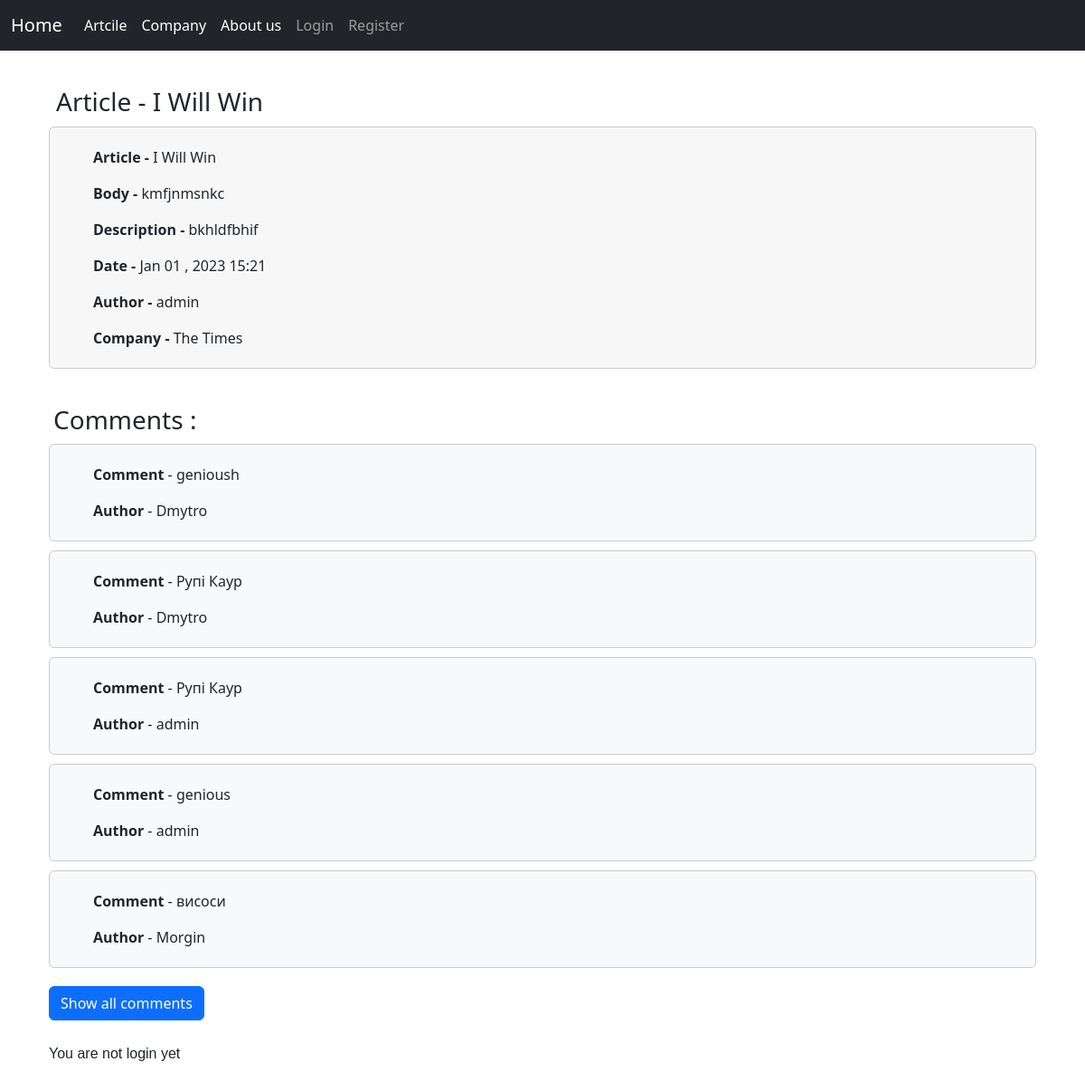
Screenshot of /DetailArticle/11/999/ with the database file from the repository.
### newspaper_app/models.py (models this page shows, shortened)
class Article(models.Model):
    title = models.CharField(max_length=120)
    body = models.TextField()
    description = models.CharField(max_length=300)
    author = models.ForeignKey(get_user_model() , on_delete=models.CASCADE)
    company = models.ForeignKey(Company , on_delete=models.CASCADE)
    date = models.DateTimeField(auto_now_add=True)
    def __str__(self):
        return self.title

class Company(models.Model):
    name = models.CharField(max_length=120)
    description = models.TextField()
    date = models.DateTimeField(auto_now_add=True)
    author = models.ForeignKey(get_user_model() , on_delete=models.CASCADE , null=True)
    def __str__(self):
        return self.name

class Coment(models.Model):
    article = models.ForeignKey(Article , on_delete=models.CASCADE)
    author = models.ForeignKey(get_user_model() , on_delete=models.CASCADE)
    comment = models.CharField(max_length=400 , null=True)
    date = models.DateTimeField(auto_now_add=True ,  null=True)
    def __str__(self):
        return self.comment

### user_app/models.py (models this page shows)
class PersonalCustomUser(AbstractUser):
    age = models.PositiveBigIntegerField(blank=True , null=True)
    email  = models.EmailField(blank=True , null=True)

### newspaper_app/views.py (the view)
# urls.py: path('DetailArticle/<int:pk>/<int:id>/' , views.newspaper_detail_view , name = 'detail_newspaper'),
def newspaper_detail_view(request, pk , id=999):
    a = models.Article.objects.get(id=pk)
    ccc = models.Coment.objects.filter(article = a)
    if len(ccc) > 5:
        g = 1
    else:
        g = 2
    if request.method == 'GET':
        cc = models.Coment.objects.filter(article=a).order_by('-date')
        cc = cc[0:5]
        p = 1
        if p == 1:
            print('HI')
    else:
        p = 0
        cc = models.Coment.objects.filter(article=a).order_by('-date')
    if id != 999:
        u = PersonalCustomUser.objects.get(id=id)
        a = models.Article.objects.get(id=pk)
        c = models.Coment.objects.filter(author=u , article=a)
        if len(c) >= 2:
            t = 1
            context = {'article' : a , 't' : t , 'com' : cc, 'u' : u , 'g' : g , 'p' : p}
        else:
            if request.method != 'POST':
                form = forms.ComentForm()
            else:
                form = forms.ComentForm(data = request.POST)
                if form.is_valid():
                    new_comment = form.save(commit=False)
                    new_comment.article = a
                    new_comment.author = u
                    new_comment.save()
                    return redirect('detail_newspaper' ,pk , id)
            context = {'article' : a , 'form' : form , 'com' : cc , 'u' : u , 'come' : ccc , 'g' : g , 'p' : p }
        return render(request , 'detail_newspaper.html' , context)
    else:
        t = 2
        if t == 2:
            print('ssss')
        a = models.Article.objects.get(id=pk)
        context = {'article' : a , 't' : t , 'com' : cc , 'come' : ccc , 'g' : g, 'p' : p }
        return render(request , 'detail_newspaper.html' , context)

### templates/detail_newspaper.html (shortened to what this page needs)
{% extends 'base.html' %}
{% block content %}
{% load bootstrap4 %}
<h3 class="r">Article - {{ article }}</h3>
<div class='container main'>
    <div class="bg-light p-5 rounded gg">
        <p class='dmytro'><span class='company'>Article - </span>{{ article }}</p>
        <p><span class='company'>Body - </span>{{ article.body }}</p>
        <p><span class='company'>Description - </span>{{ article.description }}</p>
        <p><span class='company'>Date - </span>{{ article.date|date:'M d , Y H:i' }}</p>
        <p><span class='company'>Author - </span>{{ article.author }}</p>
        <p class='vladd'><span class='company'>Company - </span>{{ article.company }}</p>
    </div>
    <h3 class='bom'>Comments : </h3>
    {% if com %}
        {% for i in com %}
        <div class="bg-light p-5 rounded ga">
            <p class='dmytro'><span class="company">Comment</span> - {{ i }}</a></p>
            <p class='vladd'><span class="company">Author</span> - {{ i.author }}</a></p>
        </div>
        {% endfor %}
        {% if user.is_authenticated %}
            {% if g == 1 %}
                {% if p == 1 %}
                    <form method='post' action = "{% url 'detail_newspaper' article.id user.id %}">
                        {% csrf_token %}
                        <button type = 'submit' class="btn btn-primary btt">Show all comments</button>
                    </form>
                {% elif p == 0 %}
                    <form method='GET' action = "{% url 'detail_newspaper' article.id user.id %}">
                        {% csrf_token %}
                        <button type = 'submit' class="btn btn-primary btt">Back</button>
                    </form>
                {% endif %}
            {% endif %}
        {% else %}
            {% if g == 1 %}
                {% if p == 1 %}
                    <form method='post' action = "{% url 'detail_newspaper' article.id 999 %}">
                        <button type = 'submit' class="btn btn-primary btt">Show all comments</button>
                    </form>
                {% elif p == 0%}
                    <form method='GET' action = "{% url 'detail_newspaper' article.id 999 %}">
                        {% csrf_token %}
                        <button type = 'submit' class="btn btn-primary btt">Back</button>
                    </form>
                {% endif %}
            {% endif %}
        {% endif %}
    {% else %}
        <p>There are not added comments below yet</p>
    {% endif %}
    {% if user.is_authenticated %}
            {% if t != 1 and t != 2 %}
                <form action="{% url 'detail_newspaper' article.pk user.id %}" method = 'POST' class='form'>
                    {% csrf_token %}
                    {% bootstrap_form form %}
                    {% buttons %}
                <button type = 'submit'class='btn btn-primary l'>Send</button>
                {% endbuttons %}
                </form>
            {% elif t == 2 %}
            <p>You are not login in</p>
            {% elif t == 1 %}
                <p class='pp'>You have already used your comments for this topic. Note that you have only two comments for each article</p>
                <p class='pe'>only for reporter</p>
            {% endif %}
            <div class='chik'>
                <a class = "ters" href = "{% url 'newspaper_update' article.pk %}">Edit</a>
                <a class='tes' href = "{% url 'newspaper_delete' article.pk %}">Delete</a>
            </div>
    {% else %}
        <p class='ppp'>You are not login yet</p>
    {% endif %}
</div>
{% endblock content%}

### static/css/base.css (style rules this page uses)
body { background-color: rgb(255, 255, 255); }
.rounded { margin-top: 10px; }
.gg { background-color: rgb(247, 247, 247)!important; border: 1px solid rgb(205, 203, 200); }
.btt { margin-top: 10px; margin-bottom: 15px; }
.main { background-color: #ffffff; }
.r { margin-top: 40px; margin-bottom: 10px; margin-left: 20px; }
.company { font-weight: 900; }
.dmytro { margin-top: -27px; }
.vladd { margin-bottom: -27px !important; margin-top: 0px; }
.ga { margin-top: 10px; border: 1px solid rgb(205, 203, 200); }
.bom { margin-top: 40px; margin-bottom: 10px; margin-left: 5px; }
.btt { margin-top: 20px; }
.ppp { margin-top: 10px; font-family: 'Franklin Gothic Medium', 'Arial Narrow', Arial, sans-serif; margin-bottom: 100px; }

### rows the page displays
Article: title "I Will Win", body "kmfjnmsnkc", description "bkhldfbhif", date "Jan 01 , 2023 15:21", author "admin", company "The Times"
Coment: comment "genioush", author "Dmytro"
Coment: comment "Рупі Каур", author "Dmytro"
Coment: comment "Рупі Каур", author "admin"
Coment: comment "genious", author "admin"
Coment: comment "висоси", author "Morgin"
